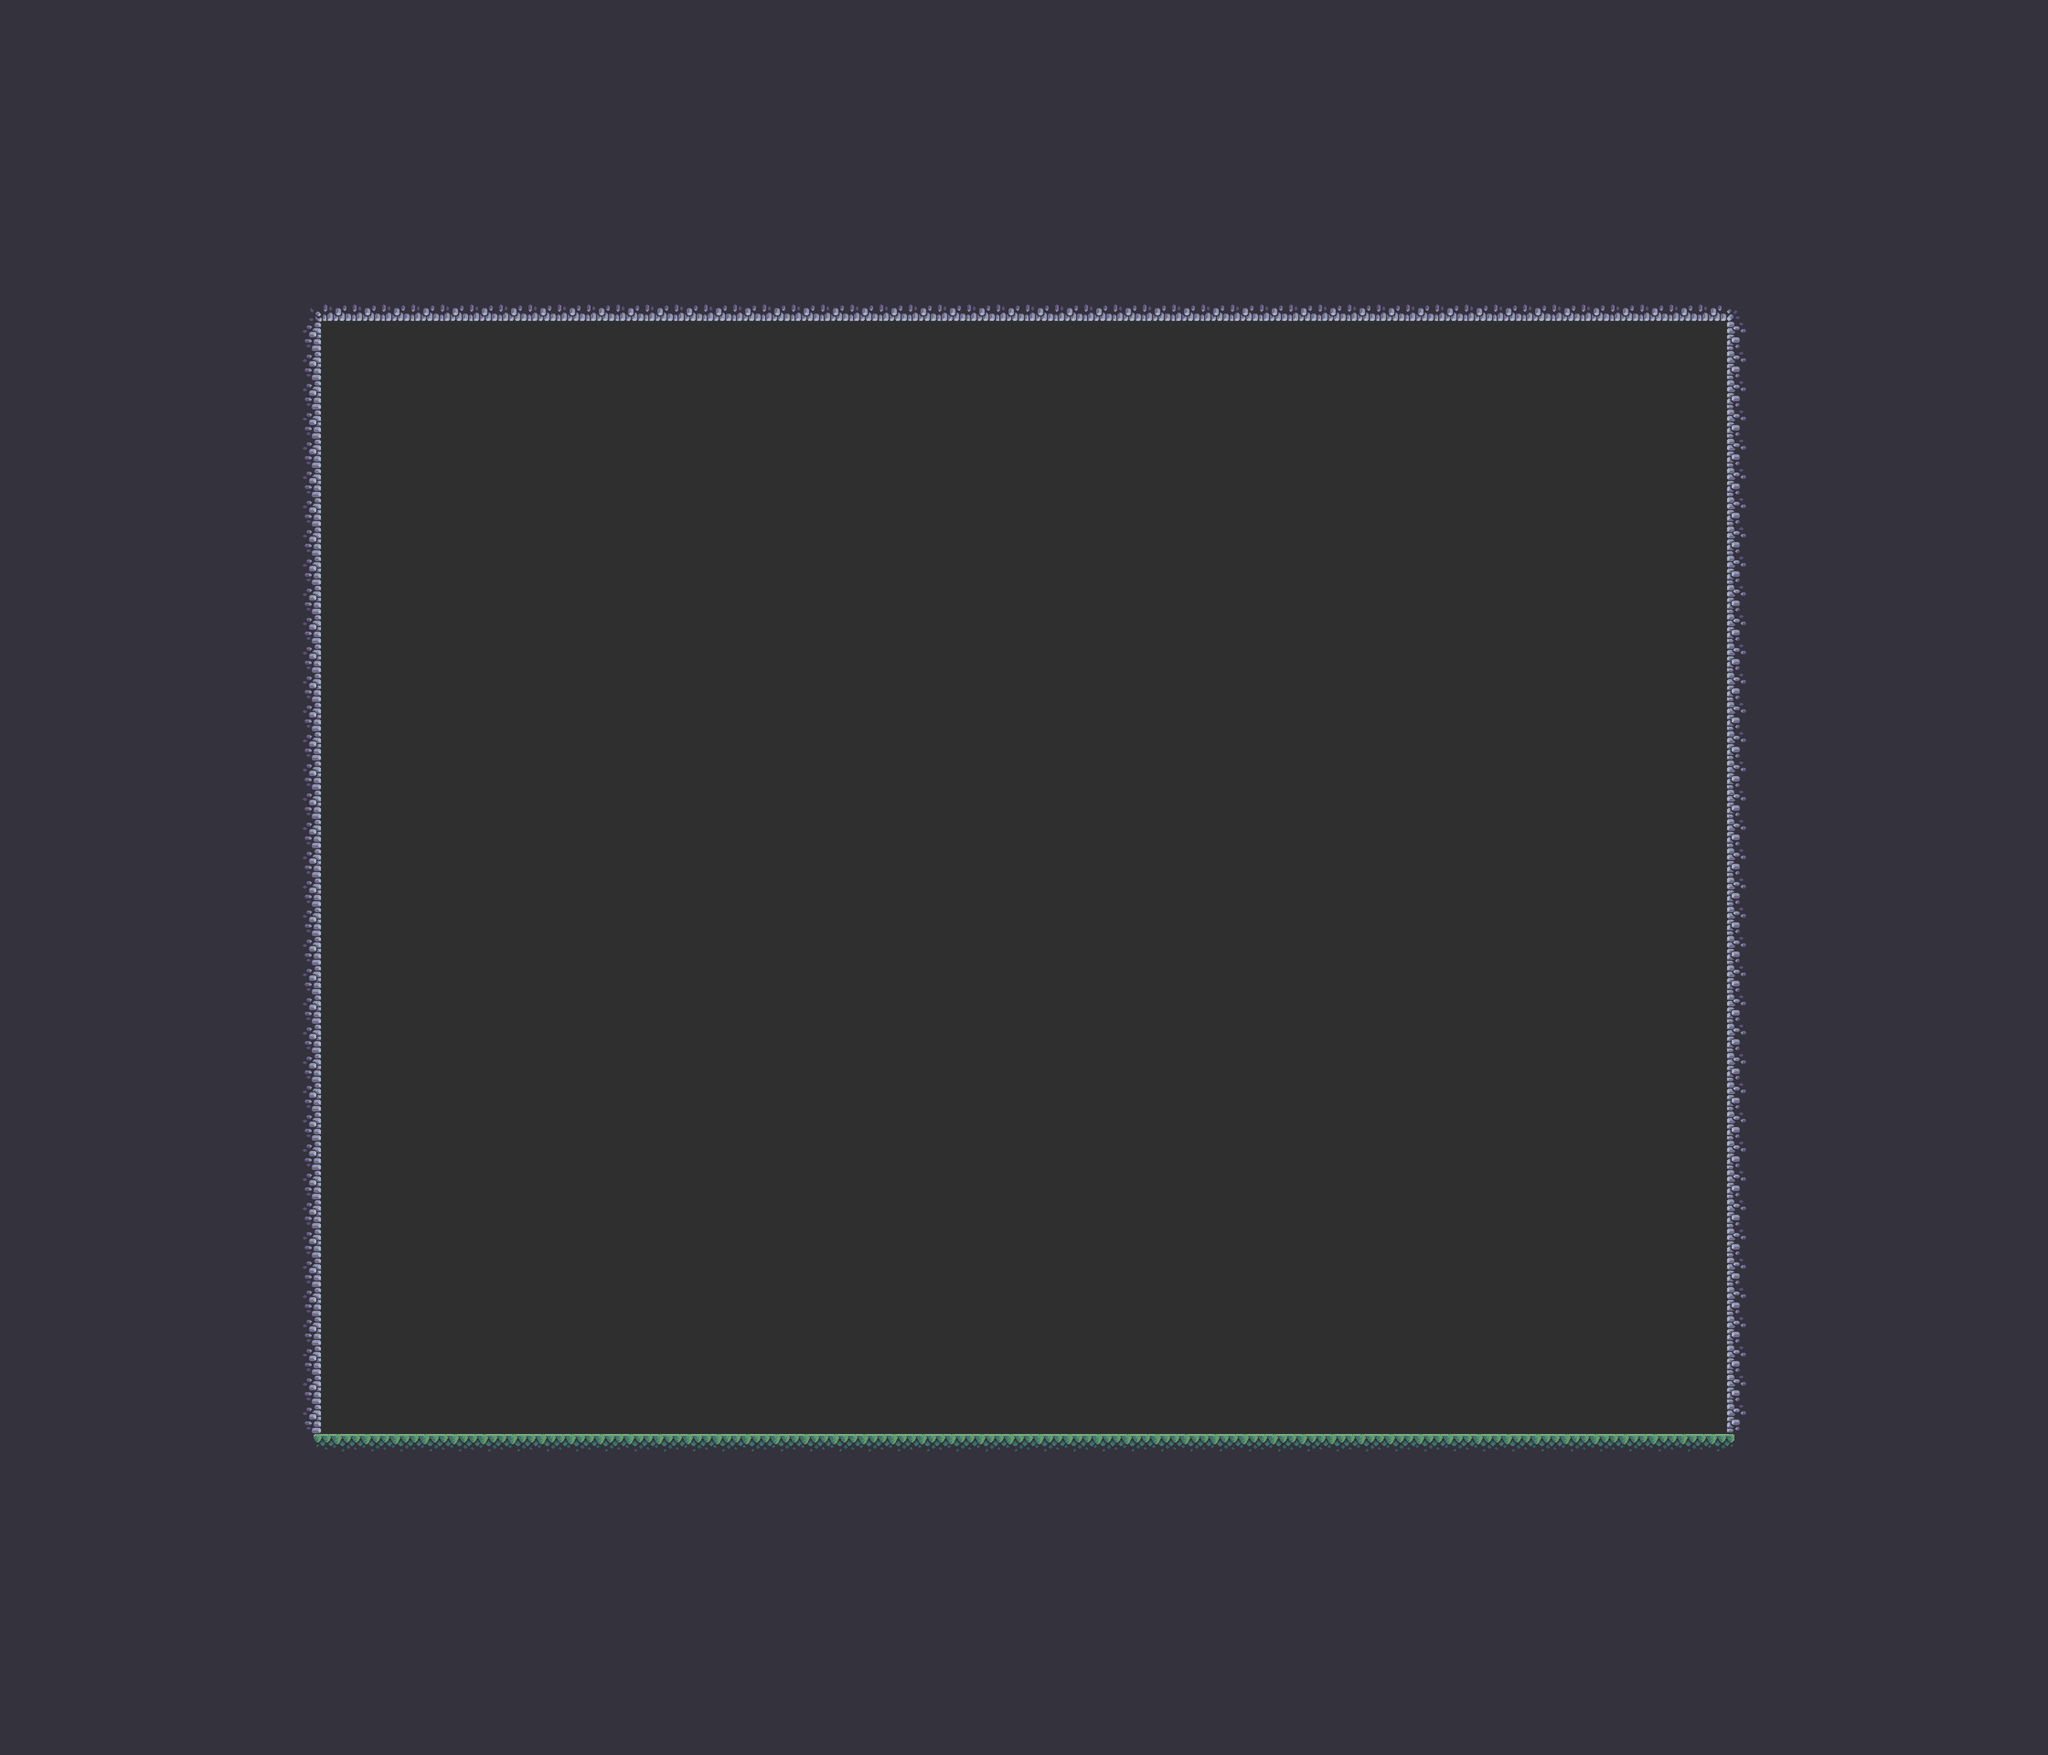

The image is a tile-based game level rendered from a .tmx file. Its description and source (layers, tilesets, objects; grid data summarised) follow:
An orthogonal 70x60 tile map with 64x64 px tiles, 1 tile layer (Tile Layer 1).

<map version="1.10" tiledversion="1.11.0" orientation="orthogonal" renderorder="right-down" width="70" height="60" tilewidth="64" tileheight="64" infinite="0" backgroundcolor="#2f2f2f" nextlayerid="2" nextobjectid="1">
 <tileset firstgid="1" source="Terrain (64x64).tsx" />
 <layer id="1" name="Tile Layer 1" width="70" height="60">
  <data>[4200 cells, 2376 non-empty, 9 distinct tile ids]</data>
 </layer>
</map>
